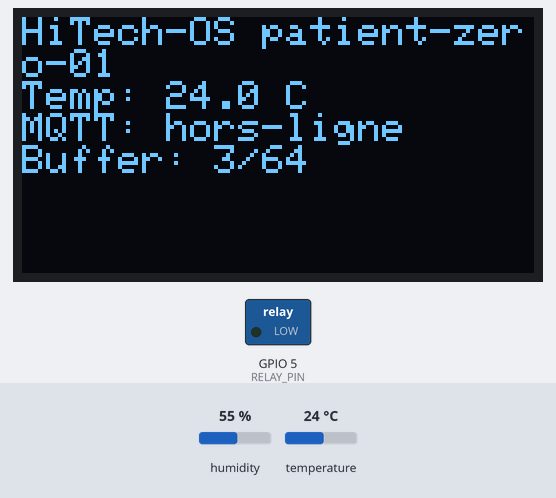
Bench run of a program on a simulated ESP32. On the bench: 128×64 one-colour display, switched loads named in the program (green lamp = pin HIGH). The inputs (shaded band) are chosen by the test bench; at power-on: temperature 24 °C, humidity 55 %. WiFi joins after 1.5 s; servers stay silent unless stated; no MQTT or app messages arrive unless stated; not simulated (calls return 0 or success): secrets.h; names the files do not define were given values by the test bench: MQTT_BROKER_PORT = 1883.

Above: at 2.8 s.
2.9 s: temperature set to 29.2 °C
At 5.4 s:
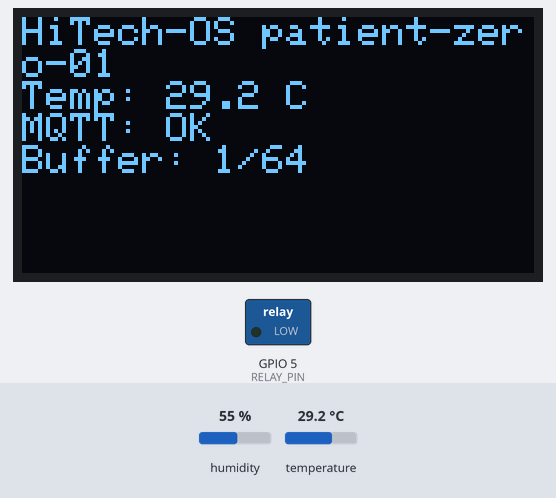
5.7 s: temperature set to 30.6 °C
At 6.9 s:
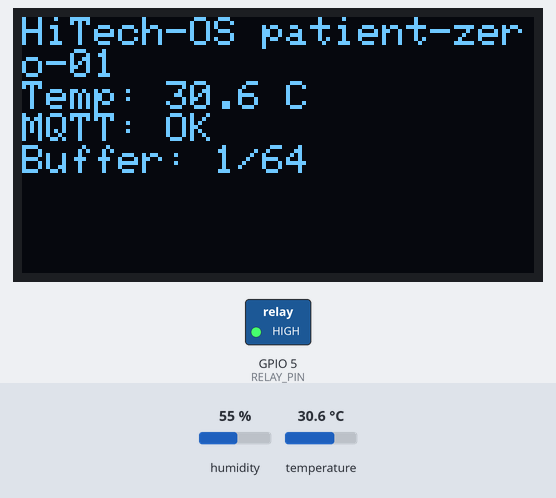
7.7 s: temperature set to 12 °C
At 9.3 s:
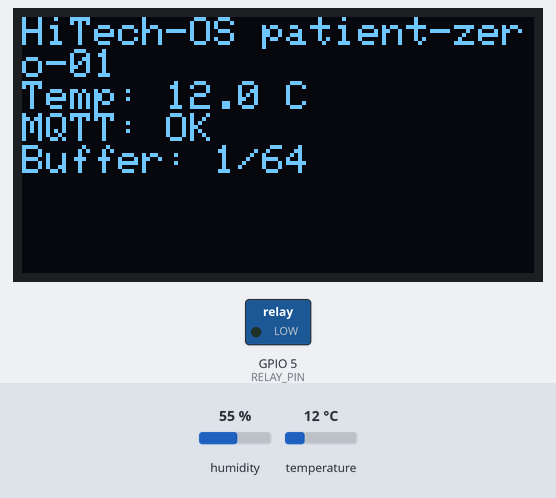
Timing chart, 0 to 10.8 s (numbered marks = the images above; inputs shaded):
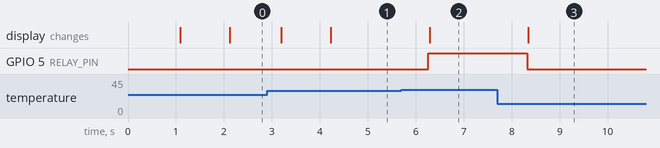

The program:

main.cpp
```cpp
/*
 * HiTech-OS — Firmware "Patient Zero" (ESP32)
 *
 * Rôle : lecture DHT22 + BMS JK (UART) + affichage OLED, publication MQTT,
 * pilotage du relais de refroidissement (seuil 30°C).
 *
 * Mode survie (Section 1.3 de la roadmap) :
 *   - Le noeud est alimenté en permanence par la station 24V => pas besoin
 *     de persistance survivant a une coupure d'alimentation.
 *   - Tampon de telemetrie en RTC RAM (survit aux soft reboots) plutot
 *     qu'en Flash, pour eviter l'usure prematuree de la puce en cas de
 *     coupure reseau longue.
 *   - Les seuils critiques (relais de refroidissement a 30 C) restent
 *     appliques localement, independamment de l'etat du broker MQTT.
 *
 * Identifiants WiFi/MQTT : voir secrets.h (non versionne, voir
 * secrets.h.example).
 */

#include <Arduino.h>
#include <WiFi.h>
#include <PubSubClient.h>
#include <DHT.h>
#include <Wire.h>
#include <Adafruit_GFX.h>
#include <Adafruit_SSD1306.h>
#include "secrets.h"

// --- Broches ---
#define DHT_PIN 4
#define DHT_TYPE DHT22
#define RELAY_PIN 5
#define BMS_RX_PIN 16
#define BMS_TX_PIN 17
#define OLED_WIDTH 128
#define OLED_HEIGHT 64

#define COOLING_THRESHOLD_C 30.0f
#define RING_BUFFER_SIZE 64          // en RTC RAM, pas en Flash
#define RECONNECT_MAX_BACKOFF_MS 60000

DHT dht(DHT_PIN, DHT_TYPE);
Adafruit_SSD1306 display(OLED_WIDTH, OLED_HEIGHT, &Wire, -1);
HardwareSerial bmsSerial(2); // UART2 pour le BMS JK
WiFiClient wifiClient;
PubSubClient mqtt(wifiClient);

const char *NODE_ID = "patient-zero-01";
const char *TOPIC_TEMP = "hitechos/lab/patient-zero-01/temperature";
const char *TOPIC_BMS = "hitechos/lab/patient-zero-01/bms";

// --- Tampon de telemetrie en RTC RAM (survit aux soft reboots) ---
RTC_DATA_ATTR struct {
  float temperature[RING_BUFFER_SIZE];
  uint32_t timestamp[RING_BUFFER_SIZE];
  uint8_t head = 0;
  uint8_t count = 0;
} telemetry_buffer;

uint32_t reconnect_backoff_ms = 1000;
uint32_t last_reconnect_attempt = 0;

// --- Regles de survie locales : toujours appliquees, meme sans reseau ---
void applyLocalSurvivalRules(float temperature) {
  bool cooling_needed = temperature > COOLING_THRESHOLD_C;
  digitalWrite(RELAY_PIN, cooling_needed ? HIGH : LOW);
}

void bufferReadingInRam(float temperature) {
  telemetry_buffer.temperature[telemetry_buffer.head] = temperature;
  telemetry_buffer.timestamp[telemetry_buffer.head] = millis();
  telemetry_buffer.head = (telemetry_buffer.head + 1) % RING_BUFFER_SIZE;
  if (telemetry_buffer.count < RING_BUFFER_SIZE) telemetry_buffer.count++;
}

void publishTemperature(float temperature) {
  char payload[64];
  snprintf(payload, sizeof(payload),
           "{\"node\":\"%s\",\"temp_c\":%.2f}", NODE_ID, temperature);
  mqtt.publish(TOPIC_TEMP, payload);
}

// Rejoue le tampon RAM vers MQTT puis le vide (appelee a la reconnexion).
void flushBufferToMqtt() {
  while (telemetry_buffer.count > 0) {
    uint8_t idx = (telemetry_buffer.head + RING_BUFFER_SIZE - telemetry_buffer.count) % RING_BUFFER_SIZE;
    char payload[80];
    snprintf(payload, sizeof(payload),
             "{\"node\":\"%s\",\"temp_c\":%.2f,\"ts_ms\":%lu,\"buffered\":true}",
             NODE_ID, telemetry_buffer.temperature[idx], telemetry_buffer.timestamp[idx]);
    mqtt.publish(TOPIC_TEMP, payload);
    telemetry_buffer.count--;
  }
}

// Lecture non bloquante d'une trame texte simple du BMS JK sur UART.
// Le protocole binaire complet du JK BMS reste a implementer (RFC ouvert) ;
// ceci publie la ligne brute recue en attendant.
void pollBmsUart() {
  if (bmsSerial.available()) {
    String line = bmsSerial.readStringUntil('\n');
    if (line.length() > 0) {
      char payload[160];
      snprintf(payload, sizeof(payload), "{\"node\":\"%s\",\"raw\":\"%s\"}",
               NODE_ID, line.c_str());
      mqtt.publish(TOPIC_BMS, payload);
    }
  }
}

void updateDisplay(float temperature, bool mqtt_ok) {
  display.clearDisplay();
  display.setTextSize(1);
  display.setTextColor(SSD1306_WHITE);
  display.setCursor(0, 0);
  display.printf("HiTech-OS %s\n", NODE_ID);
  display.printf("Temp: %.1f C\n", temperature);
  display.printf("MQTT: %s\n", mqtt_ok ? "OK" : "hors-ligne");
  display.printf("Buffer: %d/%d\n", telemetry_buffer.count, RING_BUFFER_SIZE);
  display.display();
}

// Reconnexion WiFi/MQTT en backoff exponentiel (plafonne).
void tryReconnect() {
  uint32_t now = millis();
  if (now - last_reconnect_attempt < reconnect_backoff_ms) return;
  last_reconnect_attempt = now;

  if (WiFi.status() != WL_CONNECTED) {
    WiFi.begin(WIFI_SSID, WIFI_PASSWORD);
  }
  if (WiFi.status() == WL_CONNECTED && !mqtt.connected()) {
    if (mqtt.connect(NODE_ID, MQTT_USER, MQTT_PASSWORD)) {
      reconnect_backoff_ms = 1000; // succes -> on repart bas
      flushBufferToMqtt();
      return;
    }
  }
  reconnect_backoff_ms = min(reconnect_backoff_ms * 2, (uint32_t)RECONNECT_MAX_BACKOFF_MS);
}

void setup() {
  Serial.begin(115200);
  bmsSerial.begin(115200, SERIAL_8N1, BMS_RX_PIN, BMS_TX_PIN);

  pinMode(RELAY_PIN, OUTPUT);
  digitalWrite(RELAY_PIN, LOW);

  dht.begin();

  Wire.begin();
  display.begin(SSD1306_SWITCHCAPVCC, 0x3C);

  mqtt.setServer(MQTT_BROKER_HOST, MQTT_BROKER_PORT);
  WiFi.begin(WIFI_SSID, WIFI_PASSWORD);
}

void loop() {
  float temperature = dht.readTemperature();
  bool reading_valid = !isnan(temperature);

  if (reading_valid) {
    applyLocalSurvivalRules(temperature);
  }

  bool mqtt_ok = mqtt.connected();
  if (mqtt_ok) {
    mqtt.loop();
    pollBmsUart();
    if (reading_valid) publishTemperature(temperature);
  } else {
    tryReconnect();
    if (reading_valid) bufferReadingInRam(temperature);
  }

  updateDisplay(reading_valid ? temperature : -99.0f, mqtt_ok);
  delay(1000);
}
```

Measured:
- the behaviour switches between 30 and 30.1 °C on temperature (found by bisection; images 1 and 2)
- after the input at 5.7 s, GPIO 5 (RELAY_PIN): LOW → HIGH after 0.56 s; the display: changes after 0.59 s (image 2)
- after the input at 7.7 s, GPIO 5 (RELAY_PIN): HIGH → LOW after 0.62 s; the display: changes after 0.65 s (image 3)
